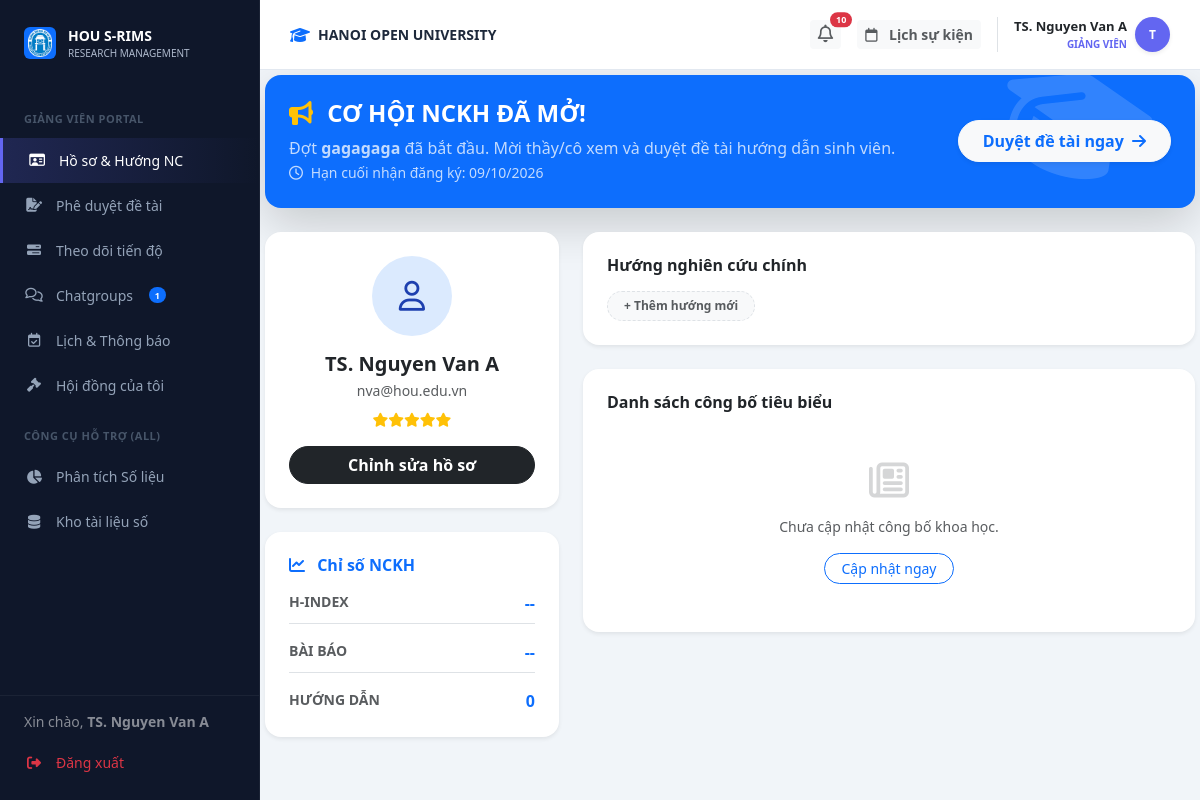
/lecturer/dashboard (signed in), run on the app's committed database.
### models.py (models this page shows)
class User(db.Model):
    __tablename__ = 'users'
    id = db.Column(db.Integer, primary_key=True)
    username = db.Column(db.String(50), unique=True, nullable=False)
    password_hash = db.Column(db.String(128), nullable=False)
    full_name = db.Column(db.String(100), nullable=False)
    email = db.Column(db.String(120), unique=True, nullable=False)
    phone = db.Column(db.String(20), nullable=True)
    bio = db.Column(db.Text, nullable=True)
    role = db.Column(db.String(20), nullable=False) # Admin, Lecturer, Student
    student_id = db.Column(db.String(20), nullable=True)   # MSSV for students
    faculty = db.Column(db.String(100), nullable=True)      # faculty / department
    topics_mentored = db.relationship('Topic', backref='mentor', lazy=True)
    group_memberships = db.relationship('GroupMember', backref='student', lazy=True)

class Batch(db.Model):
    __tablename__ = 'batches'
    id = db.Column(db.Integer, primary_key=True)
    name = db.Column(db.String(100), nullable=False)
    type = db.Column(db.String(50), nullable=True, default='NCKH')
    start_date = db.Column(db.DateTime, nullable=True)
    end_date = db.Column(db.DateTime, nullable=True)
    submission_deadline = db.Column(db.DateTime, nullable=True)
    status = db.Column(db.String(20), default='active') # active, completed
    academic_year = db.Column(db.String(20), default='2025-2026')
    guidance_doc = db.Column(db.String(255), nullable=True)
    description = db.Column(db.Text, nullable=True)
    created_at = db.Column(db.DateTime, default=datetime.utcnow)
    topics = db.relationship('Topic', backref='batch', lazy=True)
    groups = db.relationship('Group', backref='batch', lazy=True)

### routes/lecturer_bp.py (the view)
@lecturer_bp.route('/dashboard')
def dashboard():
    return render_template('lecturer/dashboard.html')

### routes/lecturer_bp.py (called while the page is built)
@lecturer_bp.before_request
def require_lecturer():
    if session.get('role') != 'lecturer':
        return redirect(url_for('auth.login'))

### templates/lecturer/dashboard.html (shortened to what this page needs)
{% extends "layouts/lecturer_layout.html" %}
{% block lecturer_content %}
<div id="view-l-profile" class="fade-in">
            {% if active_batch %}
            <div class="alert bg-primary text-white border-0 shadow-lg rounded-4 mb-4 p-4 position-relative overflow-hidden">
                <div class="position-relative z-1 d-flex flex-column flex-md-row justify-content-between align-items-md-center">
                    <div>
                        <h4 class="fw-bold mb-2"><i class="fa-solid fa-bullhorn me-2 text-warning"></i> CƠ HỘI NCKH ĐÃ MỞ!</h4>
                        <p class="mb-0 opacity-75 fs-6">
                            Đợt <strong>{{ active_batch.name }}</strong> đã bắt đầu. Mời thầy/cô xem và duyệt đề tài hướng dẫn sinh viên.
                            <br><small><i class="fa-regular fa-clock me-1"></i> Hạn cuối nhận đăng ký: {{ active_batch.submission_deadline.strftime('%d/%m/%Y') if active_batch.submission_deadline else 'Chưa công bố' }}</small>
                        </p>
                    </div>
                    <div class="mt-3 mt-md-0">
                        <a href="{{ url_for('lecturer.approve') }}" class="btn btn-light text-primary fw-bold rounded-pill px-4 py-2 shadow-sm text-nowrap">
                            Duyệt đề tài ngay <i class="fa-solid fa-arrow-right ms-1"></i>
                        </a>
                    </div>
                </div>
            </div>
            {% endif %}
            <div class="row g-4">
                    <div class="col-md-4">
                        <div class="card border-0 shadow-sm rounded-4 p-4 text-center mb-4">
                            <div class="mx-auto bg-primary-subtle text-primary rounded-circle d-flex align-items-center justify-content-center mb-3" style="width: 80px; height: 80px; font-size: 30px;">
                                <i class="fa-regular fa-user"></i>
                            </div>
                            <h5 class="fw-bold mb-1">{{ current_user.full_name if current_user else 'Giảng Viên' }}</h5>
                            <p class="text-muted small mb-2">{{ current_user.email if current_user else '' }}</p>
                            <div class="text-warning mb-3 small">
                                <i class="fa-solid fa-star"></i><i class="fa-solid fa-star"></i><i class="fa-solid fa-star"></i><i class="fa-solid fa-star"></i><i class="fa-solid fa-star"></i>
                            </div>
                            <button class="btn btn-dark rounded-pill px-4 fw-bold w-100" data-bs-toggle="modal" data-bs-target="#modalEditProfile">Chỉnh sửa hồ sơ</button>
                        </div>
                        <div class="card border-0 shadow-sm rounded-4 p-4">
                            <h6 class="fw-bold text-primary mb-3"><i class="fa-solid fa-chart-line me-2"></i> Chỉ số NCKH</h6>
                            <div class="d-flex justify-content-between mb-3 border-bottom pb-2">
                                <span class="text-muted small fw-bold">H-INDEX</span><span class="fw-bold text-primary">--</span>
                            </div>
                            <div class="d-flex justify-content-between mb-3 border-bottom pb-2">
                                <span class="text-muted small fw-bold">BÀI BÁO</span><span class="fw-bold text-primary">--</span>
                            </div>
                            <div class="d-flex justify-content-between">
                                <span class="text-muted small fw-bold">HƯỚNG DẪN</span><span class="fw-bold text-primary">{{ my_groups|length }}</span>
                            </div>
                        </div>
                    </div>
                    <div class="col-md-8">
                        <div class="card border-0 shadow-sm rounded-4 p-4 mb-4">
                            <h6 class="fw-bold mb-3">Hướng nghiên cứu chính</h6>
                            <div class="d-flex flex-wrap gap-2">
                                <span class="badge bg-light text-muted border border-dashed px-3 py-2 rounded-pill cursor-pointer" data-bs-toggle="modal" data-bs-target="#modalEditProfile">+ Thêm hướng mới</span>
                            </div>
                        </div>
                        <div class="card border-0 shadow-sm rounded-4 p-4">
                            <h6 class="fw-bold mb-4">Danh sách công bố tiêu biểu</h6>
                            <div class="text-center text-muted py-4">
                                <i class="fa-regular fa-newspaper fs-1 mb-3 d-block opacity-25"></i>
                                <div class="small">Chưa cập nhật công bố khoa học.</div>
                                <button class="btn btn-outline-primary btn-sm rounded-pill mt-3 px-3">Cập nhật ngay</button>
                            </div>
                        </div>
                    </div>
                </div>
            </div>
        </div>
{% endblock %}

### templates/layouts/lecturer_layout.html (shortened to what this page needs)
{% extends "base.html" %}
{% block content %}
        <div class="top-bar">
            <div class="d-flex align-items-center gap-2">
                <i class="fa-solid fa-graduation-cap text-primary"></i>
                <span class="fw-bold text-uppercase small">HANOI OPEN UNIVERSITY</span>
            </div>
            <div class="d-flex align-items-center gap-3">
                <div class="dropdown">
                    <button class="btn btn-light border-0 btn-sm fw-bold text-muted position-relative" type="button" data-bs-toggle="dropdown" aria-expanded="false">
                        <i class="fa-regular fa-bell" style="font-size: 1.1rem;"></i>
                        {% set unread_count = notifications|selectattr('is_read', 'equalto', false)|list|length %}
                        {% if unread_count > 0 %}
                        <span class="position-absolute top-0 start-100 translate-middle badge rounded-pill bg-danger" style="font-size: 9px; min-width: 18px;">
                            {{ unread_count }}
                        </span>
                        {% endif %}
                    </button>
                </div>
                <a class="btn btn-light border-0 btn-sm fw-bold text-muted" href="/lecturer/calendar">
                    <i class="fa-regular fa-calendar me-2"></i> Lịch sự kiện
                </a>
                <div class="dropdown border-start ps-3">
                    <div class="d-flex align-items-center gap-2 cursor-pointer dropdown-toggle no-arrow" data-bs-toggle="dropdown">
                        <div class="text-end">
                            <div class="fw-bold text-dark" style="font-size: 13px;">
                                {{ current_user.full_name if current_user else 'Giảng Viên' }}
                            </div>
                            <div class="fw-bold text-uppercase" style="font-size: 10px; color: #6366f1 !important;">
                                GIẢNG VIÊN
                            </div>
                        </div>
                        <div class="rounded-circle text-white d-flex align-items-center justify-content-center fw-bold shadow-sm" style="width: 35px; height: 35px; font-size: 12px; background: #6366f1 !important;">
                            {{ current_user.full_name[0] | upper if current_user and current_user.full_name else 'G' }}
                        </div>
                    </div>
                </div>
            </div>
        </div>
    <div class="content-area flex-grow-1 d-flex flex-column">
<div class="content-body flex-grow-1 d-flex flex-column">
{% block lecturer_content %}{% endblock %}
</div>
</div>
                            {% set has_topic = false %}
{% endblock %}

### templates/components/sidebar.html (shortened to what this page needs)
<div class="sidebar">
    <div class="sidebar-logo">
        <div class="d-flex align-items-center justify-content-center bg-primary rounded p-1" style="width: 32px; height: 32px;">
            <img src="{{ url_for('static', filename='assets/images/logo.png') }}" alt="" style="max-width:100%;">
        </div>
        <div>
            <div class="fw-bold text-white" style="font-size: 14px;">HOU S-RIMS</div>
            <div style="font-size: 10px; color: #aeb9cc;">RESEARCH MANAGEMENT</div>
        </div>
    </div>
    <div class="sidebar-menu-wrapper" style="flex: 1; overflow-y: auto; padding-bottom: 100px;">
    {% if session.get('role') == 'lecturer' %}
    <div class="menu-category">GIẢNG VIÊN PORTAL</div>
    <a href="{{ url_for('lecturer.dashboard') }}" class="nav-link {{ 'active-purple' if request.endpoint == 'lecturer.dashboard' else '' }}">
        <i class="fa-regular fa-id-card"></i> Hồ sơ & Hướng NC
    </a>
    <a href="{{ url_for('lecturer.approve') }}" class="nav-link {{ 'active-purple' if request.endpoint == 'lecturer.approve' else '' }}">
        <i class="fa-solid fa-file-signature"></i> Phê duyệt đề tài
    </a>
    <a href="{{ url_for('lecturer.progress') }}" class="nav-link {{ 'active-purple' if request.endpoint == 'lecturer.progress' else '' }}">
        <i class="fa-solid fa-bars-progress"></i> Theo dõi tiến độ
    </a>
    <a href="{{ url_for('lecturer.chat') }}" class="nav-link {{ 'active-purple' if request.endpoint == 'lecturer.chat' else '' }}">
        <i class="fa-regular fa-comments"></i> Chatgroups
        {% set group_count = global_my_groups_count if global_my_groups_count is defined else (my_groups | length if my_groups is defined else 0) %}
        {% if group_count > 0 %}<span class="badge bg-primary rounded-pill ms-1" style="font-size: 9px;">{{ group_count }}</span>{% endif %}
    </a>
    <a href="{{ url_for('lecturer.calendar') }}" class="nav-link {{ 'active-purple' if request.endpoint == 'lecturer.calendar' else '' }}">
        <i class="fa-regular fa-calendar-check"></i> Lịch & Thông báo
    </a>
    <a href="{{ url_for('lecturer.council') }}" class="nav-link {{ 'active-purple' if request.endpoint == 'lecturer.council' else '' }}">
        <i class="fa-solid fa-gavel"></i> Hội đồng của tôi
    </a>
    {% endif %}
    <div class="menu-category">CÔNG CỤ HỖ TRỢ (ALL)</div>
    <a href="{{ url_for('web.analysis_page') }}" class="nav-link {{ 'active-main' if request.endpoint == 'web.analysis_page' else '' }}">
        <i class="fa-solid fa-chart-pie"></i> Phân tích Số liệu
    </a>
    <a href="{{ url_for('web.repository_page') }}" class="nav-link {{ 'active-main' if request.endpoint == 'web.repository_page' else '' }}">
        <i class="fa-solid fa-database"></i> Kho tài liệu số
    </a>
    </div>
    <div class="sidebar-footer" style="position: absolute; bottom: 0; left: 0; right: 0; background: var(--sidebar-bg); border-top: 1px solid rgba(255,255,255,0.05); padding: 15px 0;">
        <div class="px-4 mb-2 text-white small opacity-50">
            Xin chào, <strong>{{ session.get('user_name', 'Khách') }}</strong>
        </div>
        <a href="{{ url_for('auth.logout') }}" class="nav-link text-danger">
            <i class="fa-solid fa-right-from-bracket"></i> Đăng xuất
        </a>
    </div>
</div>

### static/assets/css/style.css (style rules this page uses)
:root { --primary-blue: #2563eb; --primary-purple: #6366f1; --student-gradient: linear-gradient(135deg, #6366f1 0%, #8b5cf6 100%); --rank-a: #10b981; --rank-b: #3b82f6; --rank-c: #f59e0b; --rank-d: #94a3b8; --sidebar-bg: #0f172a; --sidebar-text: #94a3b8; --bg-body: #f1f5f9; --text-dark: #1e293b; --text-gray: #64748b; --border-color: #e2e8f0; }
* { box-sizing: border-box; }
body { background-color: var(--bg-body); font-family: 'Segoe UI', system-ui, -apple-system, sans-serif; color: var(--text-dark); overflow-x: hidden; margin: 0; }
a { text-decoration: none !important; }
.sidebar { background-color: var(--sidebar-bg); width: 260px; height: 100vh; position: fixed; top: 0; left: 0; z-index: 1000; padding-top: 25px; display: flex; flex-direction: column; border-right: 1px solid rgba(255,255,255,0.05); }
.sidebar-logo { padding: 0 24px 30px; display: flex; align-items: center; gap: 12px; }
.menu-category { font-size: 11px; text-transform: uppercase; color: #475569; padding: 0 24px; margin-bottom: 10px; margin-top: 20px; font-weight: 700; letter-spacing: 0.5px; }
.nav-link { color: var(--sidebar-text); padding: 12px 24px; display: flex; align-items: center; gap: 12px; font-size: 14px; font-weight: 500; transition: all 0.2s ease; }
.nav-link i { width: 20px; text-align: center; }
.nav-link.active-purple { background: linear-gradient(90deg, rgba(99, 102, 241, 0.2) 0%, transparent 100%); color: #fff; border-left: 3px solid var(--primary-purple); }
.top-bar { background: #fff; height: 70px; padding: 0 30px; display: flex; align-items: center; justify-content: space-between; border-bottom: 1px solid var(--border-color); position: sticky; top: 0; z-index: 900; }
.no-arrow::after { display: none !important; }
.content-area { padding: 5px; position: relative; flex: 1; display: flex; flex-direction: column; }
.content-body { flex: 1; display: flex; flex-direction: column; }
.stat-card, .card { background: #fff; border-radius: 16px; border: 1px solid #f1f5f9; box-shadow: 0 4px 6px -1px rgba(0, 0, 0, 0.02); transition: transform 0.2s; }
.border-dashed { border-style: dashed !important; }
.bg-primary-subtle { background-color: #dbeafe !important; color: #1e40af !important; }
.cursor-pointer { cursor: pointer; }
.fade-in { animation: fadeIn 0.4s ease-out forwards; }
.sidebar-logo img { max-width: 100%; height: auto; max-height: 50px; object-fit: contain; }

### data on the page
User: get "TS. Nguyen Van A", full_name "TS. Nguyen Van A", full_name "T", email "nva@hou.edu.vn"
Batch: name "gagagaga", submission_deadline "09/10/2026"

### other printed values
{{ group_count }} "1"
{{ unread_count }} "10"
{{ my_groups|length }} "0"
